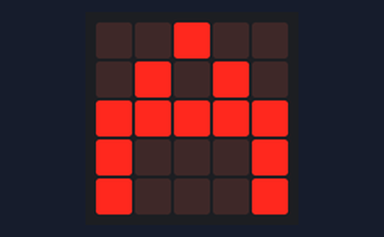
Bench run of a program on a simulated BBC micro:bit (MakeCode). Parts: the board's 5×5 LED display.

Above: at 0.1 s.
At 1.0 s:
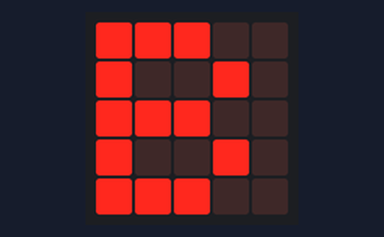
At 1.9 s:
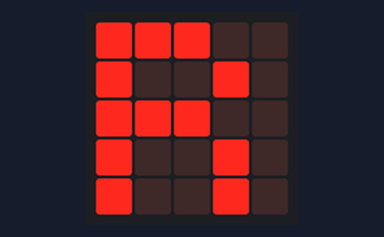
At 3.7 s:
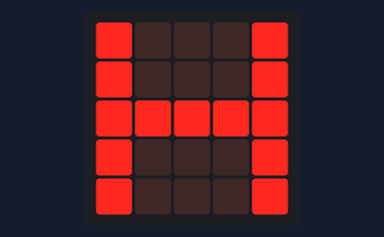
At 5.5 s:
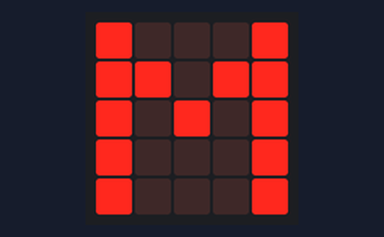

The program:

main.ts
```typescript
basic.forever(function () {
    basic.showLeds(`
        . . # . .
        . # . # .
        # # # # #
        # . . . #
        # . . . #
        `)
    basic.pause(500)
    basic.showLeds(`
        # # # . .
        # . . # .
        # # # . .
        # . . # .
        # # # . .
        `)
    basic.pause(500)
    basic.showLeds(`
        # # # . .
        # . . # .
        # # # . .
        # . . # .
        # . . # .
        `)
    basic.pause(500)
    basic.showLeds(`
        . . # . .
        . # . # .
        # # # # #
        # . . . #
        # . . . #
        `)
    basic.pause(500)
    basic.showLeds(`
        # . . . #
        # . . . #
        # # # # #
        # . . . #
        # . . . #
        `)
    basic.pause(500)
    basic.showLeds(`
        . . # . .
        . # . # .
        # # # # #
        # . . . #
        # . . . #
        `)
    basic.pause(500)
    basic.showLeds(`
        # . . . #
        # # . # #
        # . # . #
        # . . . #
        # . . . #
        `)
    basic.pause(2000)
})
```

test.ts
```typescript
// aquí va el archivo "tests"; esto no se compilará cuando este paquete se utilice como una extensión.
```

Measured:
- by itself, everything shown: repeats every 7.8 s, in 7 steps
- what the display in image 1 shows lasts 0.9 s, from 0.9 s to 1.8 s
- what the display in image 4 shows lasts 2.4 s, from 5.4 s to 7.8 s
